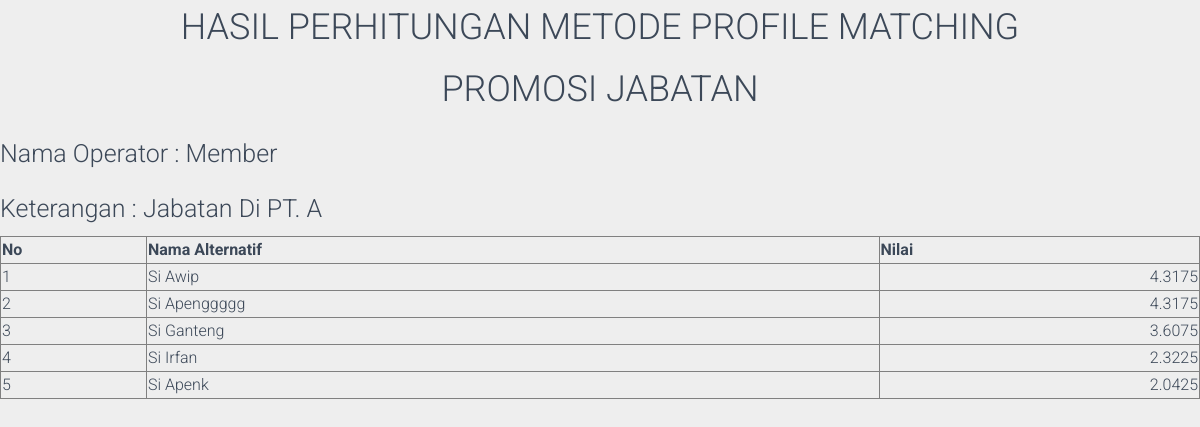
/laporan_spk.php?id_spkuser=1&nama_spk=Promosi Jabatan&level=admin&user=Member&ket=Jabatan Di PT. A (signed in), run on the app's committed database.
### tables this page shows
CREATE TABLE `hasil` (
  `id` int(11) NOT NULL,
  `nama_alternatif` varchar(50) NOT NULL,
  `nilai` float NOT NULL,
  `id_spk` int(11) NOT NULL,
  `id_user` int(11) NOT NULL,
  `id_spkuser` int(11) NOT NULL
);

### laporan_spk.php (the view, shortened to what this page needs)
<!DOCTYPE html>
<html lang="en">
<head>
  <link rel="stylesheet" href="https://maxcdn.bootstrapcdn.com/font-awesome/latest/css/font-awesome.min.css">
  <link href="../../assets/css/material-dashboard.min.css?v=2.1.0" rel="stylesheet" />
  <link href="../../assets/demo/demo.css" rel="stylesheet" />
</head>
<body class="" onload="window.print()">
	<center>
		<h2>HASIL PERHITUNGAN METODE PROFILE MATCHING</h2>
		<h2><?php echo strtoupper($_GET["nama_spk"]) ?></h2>
	</center>
    <h3>Nama Operator : <?= $_GET["user"]?></h3>
    <h3>Keterangan : <?= $_GET["ket"]?></h3>
	<table border="1" cellspacing="0" width="100%" style="width:100%">
<?php
	include "config/koneksi.php";
        if($_GET["level"]=="admin")
		{
			$sql = mysqli_query($koneksi,"SELECT * FROM hasil h INNER JOIN spk_user su ON su.id_spkuser=h.id_spkuser INNER JOIN spk s ON s.id_spk=su.id_spk WHERE h.id_spkuser='$_GET[id_spkuser]' ORDER BY h.nilai DESC");
		}else{
			$sql = mysqli_query($koneksi,"SELECT * FROM hasil h INNER JOIN spk_user su ON su.id_spkuser=h.id_spkuser INNER JOIN spk s ON s.id_spk=su.id_spk WHERE h.id_user='$_SESSION[id_user]' AND h.id_spkuser='$_GET[id_spkuser]' ORDER BY h.nilai DESC") or die (mysqli_error($koneksi));
		}
	    echo "
	          <thead>
				<tr>
					<th width=''>No</th>
					<th>Nama Alternatif</th>
					<th>Nilai</th>
				</tr>
			</thead>
		<tbody>";
	    $no=1;
	    while ($r=mysqli_fetch_array($sql)){
	       echo "<tr>
	       			<td>$no</td>
	       			<td>$r[nama_alternatif]</td>
	       			<td align='right'>$r[nilai]</td>
				</tr>";
	      $no++;
	    }
	    echo "</tbody>
			</table>";
		?>
</body>
</html>

### data on the page
hasil: nama_alternatif "Si Awip", nilai "4.3175"
hasil: nama_alternatif "Si Apenggggg", nilai "4.3175"
hasil: nama_alternatif "Si Ganteng", nilai "3.6075"
hasil: nama_alternatif "Si Irfan", nilai "2.3225"
hasil: nama_alternatif "Si Apenk", nilai "2.0425"

### other printed values
$_GET["nama_spk"] "PROMOSI JABATAN"
$_GET["user"] "Member"
$_GET["ket"] "Jabatan Di PT. A"
